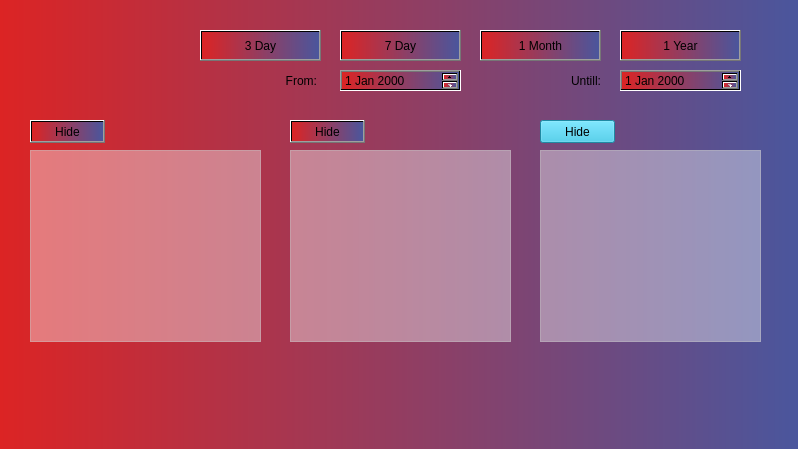
<?xml version="1.0" encoding="UTF-8"?>
<ui version="4.0">
 <class>MainWindow</class>
 <widget class="QMainWindow" name="MainWindow">
  <property name="geometry">
   <rect>
    <x>0</x>
    <y>0</y>
    <width>798</width>
    <height>449</height>
   </rect>
  </property>
  <property name="windowTitle">
   <string>TimeManager</string>
  </property>
  <property name="windowOpacity">
   <double>1.000000000000000</double>
  </property>
  <property name="accessibleName">
   <string>TimeManager</string>
  </property>
  <property name="styleSheet">
   <string notr="true"/>
  </property>
  <widget class="QWidget" name="centralwidget">
   <property name="styleSheet">
    <string notr="true">background-color: rgb(220, 36, 36);
background-color: qlineargradient(spread:pad, x1:0, y1:0, x2:1, y2:0, stop:0 rgb(220, 36, 36), stop:1 rgb(74, 86, 157));</string>
   </property>
   <widget class="QPushButton" name="pushButton_2">
    <property name="geometry">
     <rect>
      <x>200</x>
      <y>30</y>
      <width>121</width>
      <height>31</height>
     </rect>
    </property>
    <property name="styleSheet">
     <string notr="true">background-color: qlineargradient(spread:pad, x1:0, y1:0, x1:1, y2:0, stop:0 	rgb(43, 192, 228), stop:1 rgb(234, 236, 198));</string>
    </property>
    <property name="text">
     <string>3 Day</string>
    </property>
   </widget>
   <widget class="QPushButton" name="pushButton_3">
    <property name="geometry">
     <rect>
      <x>340</x>
      <y>30</y>
      <width>121</width>
      <height>31</height>
     </rect>
    </property>
    <property name="styleSheet">
     <string notr="true">background-color: qlineargradient(spread:pad, x1:0, y1:0, x1:1, y2:0, stop:0 	rgb(43, 192, 228), stop:1 rgb(234, 236, 198));</string>
    </property>
    <property name="text">
     <string>7 Day</string>
    </property>
   </widget>
   <widget class="QPushButton" name="pushButton_4">
    <property name="geometry">
     <rect>
      <x>480</x>
      <y>30</y>
      <width>121</width>
      <height>31</height>
     </rect>
    </property>
    <property name="styleSheet">
     <string notr="true">background-color: qlineargradient(spread:pad, x1:0, y1:0, x1:1, y2:0, stop:0 	rgb(43, 192, 228), stop:1 rgb(234, 236, 198));</string>
    </property>
    <property name="text">
     <string>1 Month</string>
    </property>
   </widget>
   <widget class="QPushButton" name="pushButton_5">
    <property name="geometry">
     <rect>
      <x>620</x>
      <y>30</y>
      <width>121</width>
      <height>31</height>
     </rect>
    </property>
    <property name="styleSheet">
     <string notr="true">background-color: qlineargradient(spread:pad, x1:0, y1:0, x1:1, y2:0, stop:0 	rgb(43, 192, 228), stop:1 rgb(234, 236, 198));</string>
    </property>
    <property name="text">
     <string>1 Year</string>
    </property>
   </widget>
   <widget class="QDateEdit" name="dateEdit">
    <property name="geometry">
     <rect>
      <x>340</x>
      <y>70</y>
      <width>121</width>
      <height>21</height>
     </rect>
    </property>
    <property name="styleSheet">
     <string notr="true">background-color: qlineargradient(spread:pad, x1:0, y1:0, x1:1, y2:0, stop:0 	rgb(43, 192, 228), stop:1 rgb(234, 236, 198));</string>
    </property>
   </widget>
   <widget class="QDateEdit" name="dateEdit_2">
    <property name="geometry">
     <rect>
      <x>620</x>
      <y>70</y>
      <width>121</width>
      <height>21</height>
     </rect>
    </property>
    <property name="styleSheet">
     <string notr="true">background-color: qlineargradient(spread:pad, x1:0, y1:0, x1:1, y2:0, stop:0 	rgb(43, 192, 228), stop:1 rgb(234, 236, 198));</string>
    </property>
   </widget>
   <widget class="QLabel" name="label">
    <property name="geometry">
     <rect>
      <x>286</x>
      <y>70</y>
      <width>31</width>
      <height>21</height>
     </rect>
    </property>
    <property name="layoutDirection">
     <enum>Qt::LeftToRight</enum>
    </property>
    <property name="styleSheet">
     <string notr="true">background-color: rgb(253, 255, 255, 0);</string>
    </property>
    <property name="text">
     <string>From:</string>
    </property>
    <property name="alignment">
     <set>Qt::AlignRight|Qt::AlignTrailing|Qt::AlignVCenter</set>
    </property>
   </widget>
   <widget class="QLabel" name="label_2">
    <property name="geometry">
     <rect>
      <x>570</x>
      <y>70</y>
      <width>31</width>
      <height>21</height>
     </rect>
    </property>
    <property name="styleSheet">
     <string notr="true">background-color: rgb(253, 255, 255, 0);</string>
    </property>
    <property name="text">
     <string>Untill:</string>
    </property>
    <property name="textFormat">
     <enum>Qt::AutoText</enum>
    </property>
    <property name="scaledContents">
     <bool>false</bool>
    </property>
    <property name="alignment">
     <set>Qt::AlignRight|Qt::AlignTrailing|Qt::AlignVCenter</set>
    </property>
   </widget>
   <widget class="QTextBrowser" name="textBrowser">
    <property name="geometry">
     <rect>
      <x>30</x>
      <y>150</y>
      <width>231</width>
      <height>192</height>
     </rect>
    </property>
    <property name="styleSheet">
     <string notr="true">background-color: rgb(253, 255, 255, 99);</string>
    </property>
   </widget>
   <widget class="QTextBrowser" name="textBrowser_2">
    <property name="geometry">
     <rect>
      <x>290</x>
      <y>150</y>
      <width>221</width>
      <height>192</height>
     </rect>
    </property>
    <property name="styleSheet">
     <string notr="true">background-color: rgb(253, 255, 255, 99);</string>
    </property>
   </widget>
   <widget class="QTextBrowser" name="textBrowser_3">
    <property name="geometry">
     <rect>
      <x>540</x>
      <y>150</y>
      <width>221</width>
      <height>192</height>
     </rect>
    </property>
    <property name="styleSheet">
     <string notr="true">background-color: rgb(253, 255, 255, 99);</string>
    </property>
   </widget>
   <widget class="QPushButton" name="pushButton_6">
    <property name="geometry">
     <rect>
      <x>30</x>
      <y>120</y>
      <width>75</width>
      <height>23</height>
     </rect>
    </property>
    <property name="styleSheet">
     <string notr="true">background-color: qlineargradient(spread:pad, x1:0, y1:0, x1:1, y2:0, stop:0 	rgb(43, 192, 228), stop:1 rgb(234, 236, 198));</string>
    </property>
    <property name="text">
     <string>Hide</string>
    </property>
   </widget>
   <widget class="QPushButton" name="pushButton_7">
    <property name="geometry">
     <rect>
      <x>290</x>
      <y>120</y>
      <width>75</width>
      <height>23</height>
     </rect>
    </property>
    <property name="styleSheet">
     <string notr="true">background-color: qlineargradient(spread:pad, x1:0, y1:0, x1:1, y2:0, stop:0 	rgb(43, 192, 228), stop:1 rgb(234, 236, 198));</string>
    </property>
    <property name="text">
     <string>Hide</string>
    </property>
   </widget>
   <widget class="QPushButton" name="pushButton_8">
    <property name="geometry">
     <rect>
      <x>540</x>
      <y>120</y>
      <width>75</width>
      <height>23</height>
     </rect>
    </property>
    <property name="styleSheet">
     <string notr="true">background-color: rgb(43, 192, 228);background-color: qlineargradient(spread:pad, x1:0, y1:0, x1:1, y2:0, stop:0 	rgb(43, 192, 228), stop:1 rgb(234, 236, 198));</string>
    </property>
    <property name="text">
     <string>Hide</string>
    </property>
   </widget>
   <widget class="QRadioButton" name="radioButton">
    <property name="geometry">
     <rect>
      <x>160</x>
      <y>70</y>
      <width>16</width>
      <height>21</height>
     </rect>
    </property>
    <property name="styleSheet">
     <string notr="true">background-color: rgb(253, 255, 255, 0);</string>
    </property>
    <property name="text">
     <string/>
    </property>
   </widget>
  </widget>
 </widget>
 <resources/>
 <connections/>
</ui>
